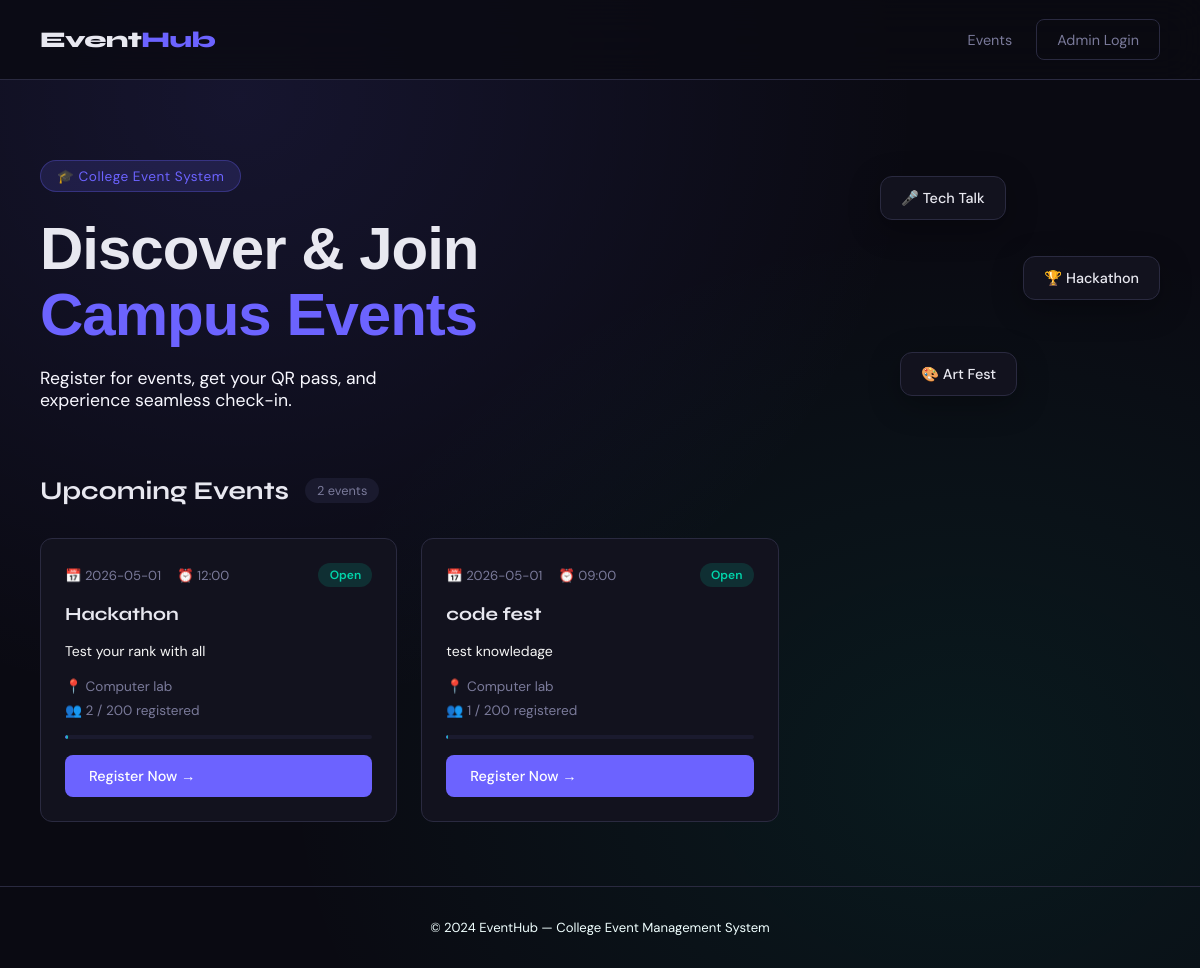
The page / on the database its author committed.
### tables this page shows
CREATE TABLE events (
        id INTEGER PRIMARY KEY AUTOINCREMENT,
        name TEXT NOT NULL,
        description TEXT,
        date TEXT NOT NULL,
        time TEXT NOT NULL,
        venue TEXT NOT NULL,
        max_participants INTEGER NOT NULL,
        created_at TEXT DEFAULT CURRENT_TIMESTAMP
    );

### app.py (the view)
@app.route('/')
def index():
    conn = get_db()
    events = conn.execute('''
        SELECT e.*,
               COUNT(r.id) as registered_count
        FROM events e
        LEFT JOIN registrations r ON e.id = r.event_id
        GROUP BY e.id
        ORDER BY e.date ASC
    ''').fetchall()
    conn.close()
    return render_template('index.html', events=events)

### app.py (called while the page is built)
def get_db():
    conn = sqlite3.connect(DB_PATH)
    conn.row_factory = sqlite3.Row
    return conn

### templates/index.html (shortened to what this page needs)
{% extends "base.html" %}
{% block content %}
<section class="hero">
  <div class="hero-content">
    <div class="hero-badge">🎓 College Event System</div>
    <h1>Discover & Join<br><span>Campus Events</span></h1>
    <p>Register for events, get your QR pass, and experience seamless check-in.</p>
  </div>
  <div class="hero-graphic">
    <div class="floating-card card-1">🎤 Tech Talk</div>
    <div class="floating-card card-2">🏆 Hackathon</div>
    <div class="floating-card card-3">🎨 Art Fest</div>
  </div>
</section>
<section class="events-section">
  <div class="section-header">
    <h2>Upcoming Events</h2>
    <span class="badge">{{ events|length }} events</span>
  </div>
  {% if events %}
  <div class="events-grid">
    {% for event in events %}
    <div class="event-card">
      <div class="event-card-header">
        <div class="event-meta">
          <span class="event-date">📅 {{ event.date }}</span>
          <span class="event-time">⏰ {{ event.time }}</span>
        </div>
        {% set spots_left = event.max_participants - event.registered_count %}
        {% if spots_left <= 0 %}
          <span class="tag tag-full">Full</span>
        {% elif spots_left <= 10 %}
          <span class="tag tag-few">{{ spots_left }} left</span>
        {% else %}
          <span class="tag tag-open">Open</span>
        {% endif %}
      </div>
      <h3 class="event-title">{{ event.name }}</h3>
      {% if event.description %}
        <p class="event-desc">{{ event.description[:120] }}{% if event.description|length > 120 %}...{% endif %}</p>
      {% endif %}
      <div class="event-info">
        <div class="info-row">📍 {{ event.venue }}</div>
        <div class="info-row">👥 {{ event.registered_count }} / {{ event.max_participants }} registered</div>
      </div>
      <div class="progress-bar">
        <div class="progress-fill" style="width: {{ [(event.registered_count / event.max_participants * 100), 100]|min }}%"></div>
      </div>
      {% if spots_left > 0 %}
        <a href="{{ url_for('register', event_id=event.id) }}" class="btn-primary">Register Now →</a>
      {% else %}
        <button class="btn-disabled" disabled>Registration Closed</button>
      {% endif %}
    </div>
    {% endfor %}
  </div>
  {% else %}
  <div class="empty-state">
    <div class="empty-icon">📭</div>
    <h3>No events yet</h3>
    <p>Check back soon or contact your event coordinator.</p>
  </div>
  {% endif %}
</section>
{% endblock %}

### static/style.css (style rules this page uses)
:root { --bg: #0a0a12; --surface: #12121e; --surface2: #1a1a2e; --border: #2a2a40; --accent: #6c63ff; --accent2: #00d4aa; --accent3: #ff6b6b; --text: #e8e8f0; --muted: #7a7a9a; --success: #00d4aa; --warning: #ffd166; --danger: #ff6b6b; --radius: 12px; --font-head: 'Syne', sans-serif; --font-body: 'DM Sans', sans-serif; }
*, *::before, *::after { box-sizing: border-box; margin: 0; padding: 0; }
html { scroll-behavior: smooth; }
body { font-family: var(--font-body); background: var(--bg); color: var(--text); min-height: 100vh; display: flex; flex-direction: column; background-image: radial-gradient(ellipse at 20% 10%, rgba(108,99,255,0.12) 0%, transparent 50%), radial-gradient(ellipse at 80% 80%, rgba(0,212,170,0.08) 0%, transparent 50%); }
a { color: inherit; text-decoration: none; }
.btn-primary { display: inline-block; padding: 0.75rem 1.5rem; background: var(--accent); color: white; border-radius: 8px; font-family: var(--font-body); font-weight: 500; font-size: 0.9rem; border: none; cursor: pointer; transition: all 0.2s; text-decoration: none; }
.hero { display: flex; align-items: center; justify-content: space-between; padding: 5rem 2.5rem 4rem; max-width: 1200px; margin: 0 auto; gap: 2rem; }
.hero-content { flex: 1; }
.hero-badge { display: inline-block; padding: 0.4rem 1rem; background: rgba(108,99,255,0.15); border: 1px solid rgba(108,99,255,0.3); border-radius: 100px; font-size: 0.85rem; color: var(--accent); margin-bottom: 1.5rem; letter-spacing: 0.5px; }
.hero-content h1 { font-family: sans-serif; font-size: clamp(2.5rem, 5vw, 4rem); font-weight: 800; line-height: 1.1; margin-bottom: 1.2rem; letter-spacing: -1px; }
.hero-content h1 span { color: var(--accent); }
.hero-content p { color: ghostwhite; font-size: 1.1rem; max-width: 420px; }
.hero-graphic { position: relative; width: 300px; height: 220px; flex-shrink: 0; }
.floating-card { position: absolute; background: var(--surface); border: 1px solid var(--border); border-radius: 12px; padding: 0.75rem 1.25rem; font-size: 0.9rem; font-weight: 500; animation: float 3s ease-in-out infinite; box-shadow: 0 8px 32px rgba(0,0,0,0.3); }
.card-1 { top: 0; left: 20px; animation-delay: 0s; }
.card-2 { top: 80px; right: 0; animation-delay: 1s; }
.card-3 { bottom: 0; left: 40px; animation-delay: 2s; }
.events-section { max-width: 1200px; margin: 0 auto; padding: 0 2.5rem 4rem; }
.section-header { display: flex; align-items: center; gap: 1rem; margin-bottom: 2rem; }
.section-header h2 { font-family: var(--font-head); font-size: 1.6rem; font-weight: 700; }
.badge { padding: 0.25rem 0.75rem; background: var(--surface2); border-radius: 100px; font-size: 0.8rem; color: var(--muted); }
.events-grid { display: grid; grid-template-columns: repeat(auto-fill, minmax(340px, 1fr)); gap: 1.5rem; }
.event-card { background: var(--surface); border: 1px solid var(--border); border-radius: var(--radius); padding: 1.5rem; display: flex; flex-direction: column; gap: 1rem; transition: transform 0.2s, border-color 0.2s; }
.event-card-header { display: flex; align-items: center; justify-content: space-between; }
.event-meta { display: flex; gap: 1rem; font-size: 0.82rem; color: var(--muted); }
.tag { padding: 0.25rem 0.7rem; border-radius: 100px; font-size: 0.75rem; font-weight: 600; }
.tag-open { background: rgba(0,212,170,0.15); color: var(--success); }
.event-title { font-family: var(--font-head); font-size: 1.15rem; font-weight: 700; }
.event-desc { font-size: 0.88rem; color: whitesmoke; line-height: 1.5; }
.event-info { display: flex; flex-direction: column; gap: 0.4rem; }
.info-row { font-size: 0.85rem; color: var(--muted); }
.progress-bar { height: 4px; background: var(--surface2); border-radius: 100px; overflow: hidden; }
.progress-fill { height: 100%; background: linear-gradient(90deg, var(--accent), var(--accent2)); border-radius: 100px; transition: width 0.3s; }

### rows shown on the page
events: date "2026-05-01", time "12:00", name "Hackathon", description "Test your rank with all", venue "Computer lab", registered_count "2", max_participants "200", {{ [(event.registered_count / event.max_participants * 100), 100]|min }} 1.0 (drawn)
events: date "2026-05-01", time "09:00", name "code fest", description "test knowledage", venue "Computer lab", registered_count "1", max_participants "200"

### other values the page prints
{{ events|length }} "2"
